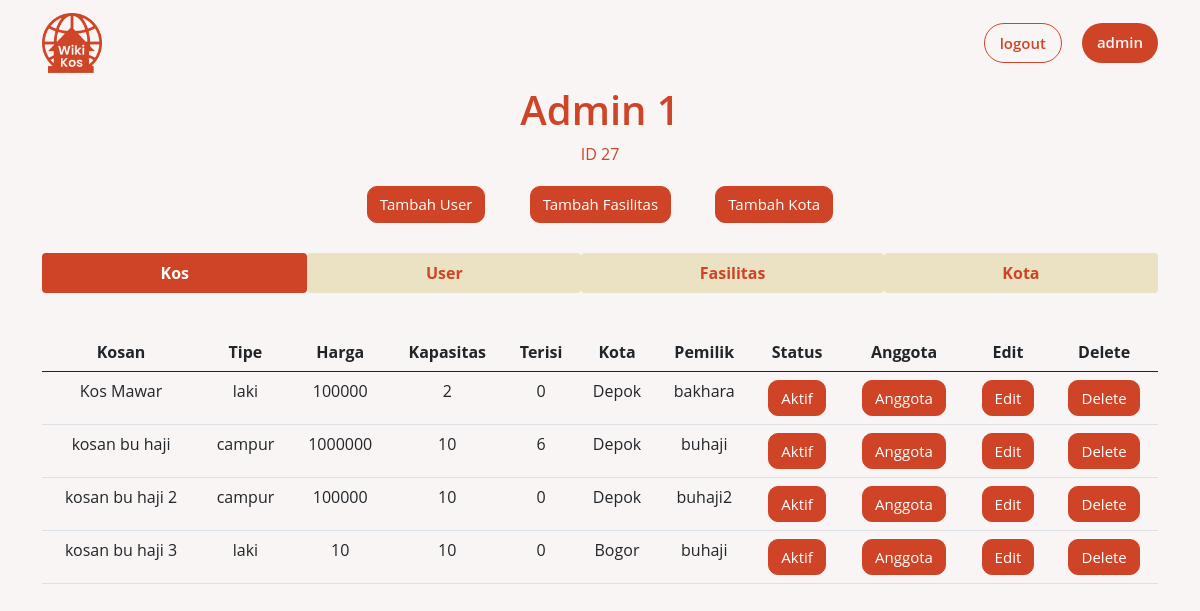
/dashboard.php?p=admin (signed in), run on the app's committed database.
### tables this page shows
CREATE TABLE `kosan` (
  `id_kosan` int(11) NOT NULL,
  `nama_kosan` varchar(100) NOT NULL,
  `tipe_kos` varchar(10) NOT NULL,
  `ukuran` varchar(10) NOT NULL,
  `harga` int(100) NOT NULL,
  `kapasitas` int(11) NOT NULL,
  `nama_jalan` varchar(100) NOT NULL,
  `kecamatan` varchar(100) NOT NULL,
  `kota` int(11) NOT NULL,
  `deskripsi` varchar(100) NOT NULL,
  `status` int(11) NOT NULL DEFAULT 0,
  `id_user` int(11) NOT NULL
);

CREATE TABLE `kota` (
  `id_kota` int(11) NOT NULL,
  `nama_kota` varchar(100) NOT NULL
);

CREATE TABLE `user` (
  `id_user` int(11) NOT NULL,
  `username` varchar(10) NOT NULL,
  `password` varchar(100) NOT NULL,
  `email` varchar(100) NOT NULL,
  `fullname` varchar(30) NOT NULL,
  `level` int(1) NOT NULL
);

### inc.connection2.php (called while the page is built, shortened)
<?php
class Connection2
{
    private $servername = "localhost";
    private $username = "root";
    private $password = "";
    private $dbname = "wikikos_db";
    function connect()
    {
        $this->conn = new PDO("mysql:host=$this->servername;dbname=$this->dbname", $this->username, $this->password);
    }
}

### class/class.Kos.php (called while the page is built, shortened)
<?php
class Kos extends Connection2
{
    private $idKos;
    public function __get($atribute)
    {
        if (property_exists($this, $atribute)) {
            return $this->$atribute;
        }
    }
    public function getAllKos()
    {
        $sql = "SELECT * FROM kosan INNER JOIN user ON kosan.id_user=user.id_user Inner JOIN kota ON kosan.kota=kota.id_kota ORDER BY kosan.nama_kosan ASC";
        $stmt = $this->conn->prepare($sql);
        $stmt->execute();
        $count = $stmt->rowCount();
        $cnt = 0;
        if ($count > 0) {
            while ($result = $stmt->fetch(PDO::FETCH_ASSOC)) {
                $kosUser = new Kos();
                $kosUser->idKos = $result['id_kosan'];
                $kosUser->namaKos = $result['nama_kosan'];
                $kosUser->tipe = $result['tipe_kos'];
                $kosUser->harga = $result['harga'];
                $kosUser->kapasitas = $result['kapasitas'];
                $kosUser->kota = $result['nama_kota'];
                $kosUser->idUser = $result['id_user'];
                $kosUser->pemilik = $result['username'];
                $kosUser->status = $result['status'];
                $arrResult[$cnt] = $kosUser;
                $cnt++;
            }
            return $arrResult;
        }
        else {
            return $arrResult = "kosong";
        }
    }
    public function getAllAnggota()
    {
        $sql = "SELECT * FROM anggota_kos WHERE id_kosan = :id_kosan";
        $stmt = $this->conn->prepare($sql);
        $stmt->bindParam(':id_kosan', $this->idKos);
        $stmt->execute();
        $count = $stmt->rowCount();
        $cnt = 0;
        if ($count > 0) {
            while ($result = $stmt->fetch(PDO::FETCH_ASSOC)) {
                $anggotaKos = new Anggota_Kosan();
                $anggotaKos->idAnggota = $result['id_anggota'];
                $anggotaKos->Nama = $result['nama_anggota'];
                $anggotaKos->idKosan = $result['id_kosan'];
                $arrResult[$cnt] = $anggotaKos;
                $cnt++;
            }
            return $arrResult;
        }
        else {
            return $arrResult = "kosong";
        }
    }
}

### pages/admin.php (the view, shortened to what this page needs)
<div class="container" id="admin">
    <div class="col" id="info1">
        <?php
        echo "<h1>" . ucwords($fullname) . "</h1>";
        echo "<p>ID " . $idUser . "</p>";
        ?>
        <div class="aa">
            <a class="btn btn-primary" href=<?php echo "?p=create-user-admin" ?>>Tambah User</a>
            <a class="btn btn-primary" href=<?php echo "?p=create-fasilitas" ?>>Tambah Fasilitas</a>
            <a class="btn btn-primary" href=<?php echo "?p=create-kota" ?>>Tambah Kota</a>
        </div>
    </div>
    <ul class="nav nav-pills nav-fill" id="myTab" role="tablist">
        <li class="nav-item">
            <a class="nav-link active" data-toggle="tab" href="#kos" role="tab" aria-controls="home" aria-selected="true">Kos</a>
        </li>
        <li class="nav-item">
            <a class="nav-link" data-toggle="tab" href="#user" role="tab" aria-controls="user" aria-selected="false">User</a>
        </li>
        <li class="nav-item">
            <a class="nav-link" data-toggle="tab" href="#fasilitas" role="tab" aria-controls="fasilitas" aria-selected="false">Fasilitas</a>
        </li>
        <li class="nav-item">
            <a class="nav-link" data-toggle="tab" href="#kota" role="tab" aria-controls="kota" aria-selected="false">Kota</a>
        </li>
    </ul>
    <div class="tab-content" id="myTabContent">
        <div class="tab-pane fade show active" id="kos" role="tabpanel" aria-labelledby="home-tab">
            <table class="table" id="data-kosan">
                <thead>
                    <tr>
                        <th scope="col">Kosan</th>
                        <th scope="col">Tipe</th>
                        <th scope="col">Harga</th>
                        <th scope="col">Kapasitas</th>
                        <th scope="col">Terisi</th>
                        <th scope="col">Kota</th>
                        <th scope="col">Pemilik</th>
                        <th scope="col">Status</th>
                        <th scope="col">Anggota</th>
                        <th scope="col">Edit</th>
                        <th scope="col">Delete</th>
                    </tr>
                </thead>
                <tbody>
                    <?php
                    $kos = new Kos();
                    $allKos = $kos->getAllKos();
                    if ($allKos == "kosong") {
                        echo "<tr>";
                        echo "<td><p>Maaf Data Kosong</p></td>";
                        echo "<tr>";
                        $count = 0;
                    }
                    else {
                        foreach ($allKos as $dataKos) {
                            $data = $dataKos->getAllAnggota();
                            if ($data == "kosong") {
                                $jumlahTerisi = 0;
                            } else {
                                $jumlahTerisi = count($data);
                            }
                            echo "<tr>";
                            echo "<td>$dataKos->namaKos</td>";
                            echo "<td>$dataKos->tipe</td>";
                            echo "<td>$dataKos->harga</td>";
                            echo "<td>$dataKos->kapasitas</td>";
                            echo "<td>$jumlahTerisi</td>";
                            echo "<td>$dataKos->kota</td>";
                            echo "<td>$dataKos->pemilik</td>";
                            if ($dataKos->status == 0) {
                                echo "<td><a class='btn btn-primary' href='?p=edit-status-kos&id-kos=$dataKos->idKos'>Review</a></td>";
                            } else if ($dataKos->status == 1) {
                                echo "<td><a class='btn btn-primary' href='?p=edit-status-kos&id-kos=$dataKos->idKos'>Aktif</a></td>";
                            } else if ($dataKos->status == 2) {
                                echo "<td><a class='btn btn-primary' href='?p=edit-status-kos&id-kos=$dataKos->idKos'>Tolak</a></td>";
                            }
                            echo "<td><a class='btn btn-primary' href='?p=anggota-kos&id-kos=$dataKos->idKos'>Anggota</a></td>";
                            echo "<td><a class='btn btn-primary' class='button' href='?p=edit-kos&id-kos=$dataKos->idKos'</a>Edit</a></td>";
                            echo "<td><a class='btn btn-primary' onclick='confirmData($dataKos->idKos)'>Delete</a></td>";
                            echo "<tr>";
                        }
                    }
                    ?>
                </tbody>
            </table>
        </div>
    </div>
</div>

### style.css (style rules this page uses)
:root { --orange_black : #8f301d; --orange: #cf4427; --background: #f9f5f4; --brown: #ebe2c3; }
body { background-color: var(--background); font-family: "Open Sans", sans-serif; }
#admin #info1 { text-align: center; }
#admin #info1 h1 { font-weight: 600; color: var(--orange); }
#admin #info1 p { color: var(--orange); margin-bottom: 20px; }
#admin #info1 .aa { margin-bottom: 30px; }
#admin #info1 .aa a { margin-inline: 20px; background: var(--orange); border-radius: 10px; font-size: 15px; border: 1px solid var(--orange); }
#admin #myTab { margin-top: 20px; }
#admin #myTab .nav-link { color: var(--orange); font-weight: bold; background-color: var(--brown); }
#admin #myTab .nav-link.active { background-color: var(--orange); color: white; }
#admin #myTabContent #data-kosan { text-align: center; margin-top: 40px; }
#admin #myTabContent #data-kosan a { background: var(--orange); border-radius: 10px; font-size: 15px; border: 1px solid var(--orange); }

### data on the page
kosan: nama_kosan "Kos Mawar", tipe_kos "laki", harga "100000", kapasitas "2", jumlahTerisi "0", kota.nama_kota "Depok", id_user.username "bakhara"
kosan: nama_kosan "kosan bu haji", tipe_kos "campur", harga "1000000", kapasitas "10", jumlahTerisi "6", kota.nama_kota "Depok", id_user.username "buhaji"
kosan: nama_kosan "kosan bu haji 2", tipe_kos "campur", harga "100000", kapasitas "10", jumlahTerisi "0", kota.nama_kota "Depok", id_user.username "buhaji2"
kosan: nama_kosan "kosan bu haji 3", tipe_kos "laki", harga "10", kapasitas "10", jumlahTerisi "0", kota.nama_kota "Bogor", id_user.username "buhaji"

### other printed values
$username "admin"
$fullname "Admin 1"
$idUser "27"
